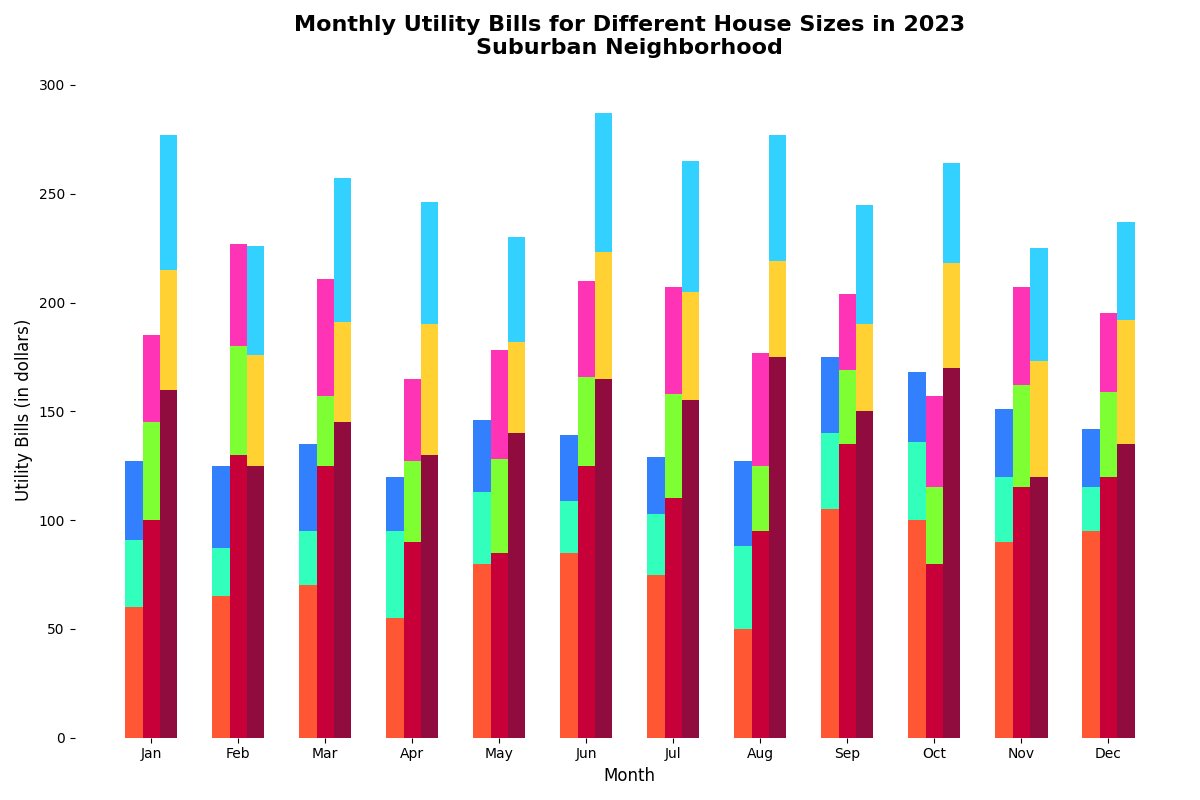

Python code for this plot:
import matplotlib.pyplot as plt
import numpy as np

months = ["Jan", "Feb", "Mar", "Apr", "May", "Jun", "Jul", "Aug", "Sep", "Oct", "Nov", "Dec"]

electricity_bills = np.array([
    [60, 65, 70, 55, 80, 85, 75, 50, 105, 100, 90, 95],
    [100, 130, 125, 90, 85, 125, 110, 95, 135, 80, 115, 120],
    [160, 125, 145, 130, 140, 165, 155, 175, 150, 170, 120, 135],
])

water_bills = np.array([
    [31, 22, 25, 40, 33, 24, 28, 38, 35, 36, 30, 20],
    [45, 50, 32, 37, 43, 41, 48, 30, 34, 35, 47, 39],
    [55, 51, 46, 60, 42, 58, 50, 44, 40, 48, 53, 57],
])

gas_bills = np.array([
    [36, 38, 40, 25, 33, 30, 26, 39, 35, 32, 31, 27],
    [40, 47, 54, 38, 50, 44, 49, 52, 35, 42, 45, 36],
    [62, 50, 66, 56, 48, 64, 60, 58, 55, 46, 52, 45],
])

fig, ax = plt.subplots(figsize=(12, 8))

bar_width = 0.2
x = np.arange(len(months))

ax.bar(x - bar_width, electricity_bills[0], width=bar_width, color='#FF5733')
ax.bar(x - bar_width, water_bills[0], width=bar_width, bottom=electricity_bills[0], color='#33FFBD')
ax.bar(x - bar_width, gas_bills[0], width=bar_width, bottom=electricity_bills[0] + water_bills[0], color='#3380FF')

ax.bar(x, electricity_bills[1], width=bar_width, color='#C70039')
ax.bar(x, water_bills[1], width=bar_width, bottom=electricity_bills[1], color='#7DFF33')
ax.bar(x, gas_bills[1], width=bar_width, bottom=electricity_bills[1] + water_bills[1], color='#FF33B5')

ax.bar(x + bar_width, electricity_bills[2], width=bar_width, color='#900C3F')
ax.bar(x + bar_width, water_bills[2], width=bar_width, bottom=electricity_bills[2], color='#FFD133')
ax.bar(x + bar_width, gas_bills[2], width=bar_width, bottom=electricity_bills[2] + water_bills[2], color='#33D1FF')

ax.set_title("Monthly Utility Bills for Different House Sizes in 2023\nSuburban Neighborhood", fontsize=16, fontweight='bold', pad=20)
ax.set_xlabel("Month", fontsize=12)
ax.set_ylabel("Utility Bills (in dollars)", fontsize=12)

ax.set_xticks(x)
ax.set_xticklabels(months)

ax.spines['top'].set_visible(False)
ax.spines['right'].set_visible(False)
ax.spines['left'].set_visible(False)
ax.spines['bottom'].set_visible(False)

plt.tight_layout()
plt.show()
